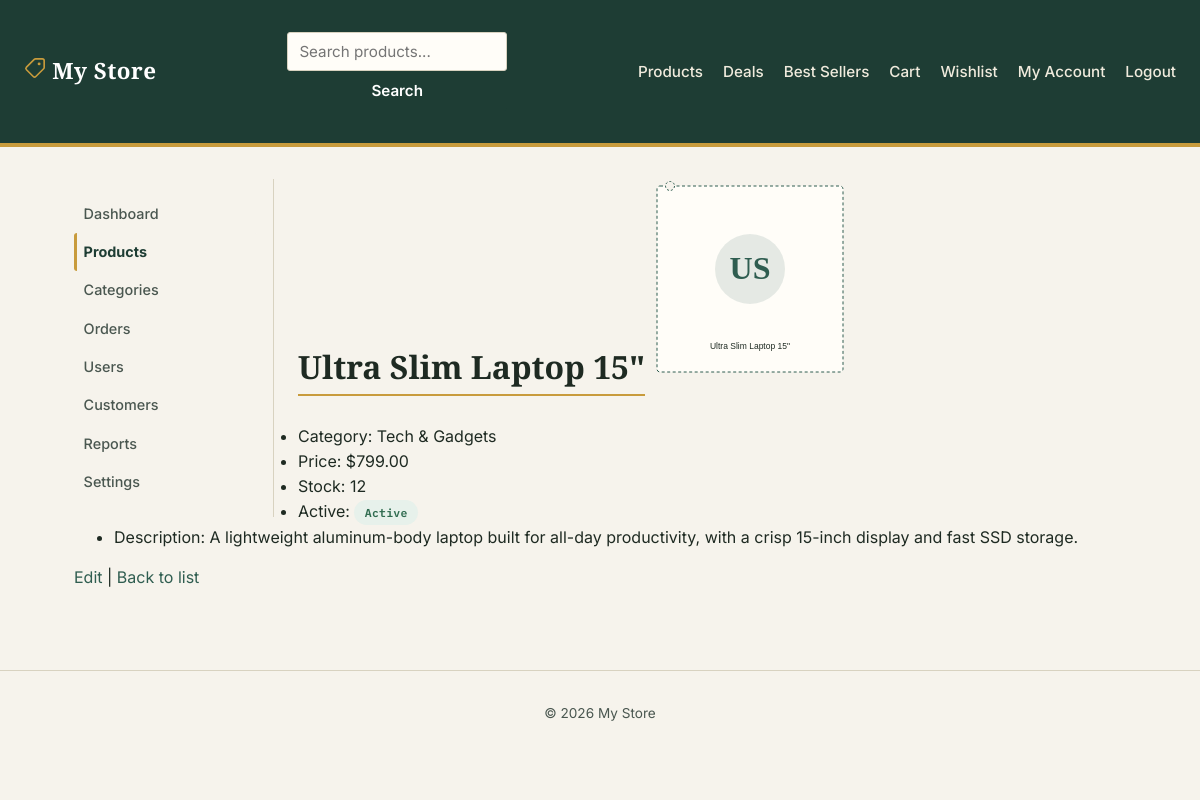
Page /admin/products/view.php?id=1 (signed in) on the committed database.
### tables this page shows
CREATE TABLE settings (
    `key`   VARCHAR(100) PRIMARY KEY,
    `value` VARCHAR(255) NOT NULL
);

CREATE TABLE products (
    id           INT AUTO_INCREMENT PRIMARY KEY,
    category_id  INT             NOT NULL,
    name         VARCHAR(150)    NOT NULL,
    slug         VARCHAR(180)    NOT NULL UNIQUE,
    description  TEXT            NULL,
    price        DECIMAL(10,2)   NOT NULL,
    compare_at_price DECIMAL(10,2) NULL,
    stock        INT             NOT NULL DEFAULT 0,
    image        VARCHAR(255)    NULL,
    is_active    TINYINT(1)      NOT NULL DEFAULT 1,
    created_at   TIMESTAMP       NOT NULL DEFAULT CURRENT_TIMESTAMP,
    CONSTRAINT fk_products_category
        FOREIGN KEY (category_id) REFERENCES categories(id)
        ON DELETE RESTRICT
);

CREATE TABLE categories (
    id          INT AUTO_INCREMENT PRIMARY KEY,
    name        VARCHAR(100) NOT NULL,
    slug        VARCHAR(120) NOT NULL UNIQUE,
    image       VARCHAR(255) NULL,
    created_at  TIMESTAMP    NOT NULL DEFAULT CURRENT_TIMESTAMP
);

### includes/auth.php (called while the page is built, shortened)
<?php
function is_logged_in(): bool
{
    return !empty($_SESSION['user_id']);
}

### admin/products/view.php (the view, shortened to what this page needs)
<?php
require_once __DIR__ . '/../../includes/admin-auth.php';
$id = (int) ($_GET['id'] ?? 0);
$stmt = $pdo->prepare(
    'SELECT p.*, c.name AS category_name
     FROM products p JOIN categories c ON c.id = p.category_id
     WHERE p.id = ?'
);
$stmt->execute([$id]);
$product = $stmt->fetch();
include __DIR__ . '/../../includes/header.php';
include __DIR__ . '/../../includes/sidebar.php';
?>
<h1><?= sanitize($product['name']) ?></h1>
<?php if ($product['image']): ?>
    <img src="<?= UPLOAD_PRODUCTS_URL . sanitize($product['image']) ?>" alt="" width="200">
<?php endif; ?>
<ul>
    <li>Category: <?= sanitize($product['category_name']) ?></li>
    <li>Price: <?= format_price((float) $product['price']) ?></li>
    <li>Stock: <?= (int) $product['stock'] ?></li>
    <li>Active: <?= bool_badge((bool) $product['is_active']) ?></li>
    <li>Description: <?= sanitize($product['description'] ?? '') ?></li>
</ul>
<p>
    <a href="<?= BASE_URL ?>/admin/products/edit.php?id=<?= $product['id'] ?>">Edit</a> |
    <a href="<?= BASE_URL ?>/admin/products/index.php">Back to list</a>
</p>
<?php include __DIR__ . '/../../includes/footer.php'; ?>

### includes/navbar.php (shortened to what this page needs)
<nav class="navbar">
    <a class="navbar-brand" href="<?= BASE_URL ?>/index.php">
        <?= sanitize(get_setting('site_name', SITE_NAME)) ?>
    </a>
    <form action="<?= BASE_URL ?>/products/search.php" method="get" class="navbar-search">
        <input type="text" name="q" placeholder="Search products..." value="<?= sanitize($_GET['q'] ?? '') ?>">
        <button type="submit">Search</button>
    </form>
    <ul class="navbar-links">
        <li><a href="<?= BASE_URL ?>/products/index.php">Products</a></li>
        <li><a href="<?= BASE_URL ?>/products/deals.php">Deals</a></li>
        <li><a href="<?= BASE_URL ?>/products/best-sellers.php">Best Sellers</a></li>
        <li><a href="<?= BASE_URL ?>/cart/index.php">Cart</a></li>
        <?php if (is_logged_in()): ?>
            <li><a href="<?= BASE_URL ?>/account/wishlist.php">Wishlist</a></li>
            <li><a href="<?= BASE_URL ?>/account/index.php">My Account</a></li>
            <li><a href="<?= BASE_URL ?>/auth/logout.php">Logout</a></li>
        <?php else: ?>
            <li><a href="<?= BASE_URL ?>/auth/signin.php" class="btn-signin">Sign In</a></li>
        <?php endif; ?>
    </ul>
</nav>

### assets/css/style.css (style rules this page uses)
:root { --color-bg: #F6F3EC; --color-surface: #FFFDF8; --color-ink: #1E2A22; --color-ink-soft: #4A5750; --color-accent: #C89B3C; --color-accent-dk: #8F6C24; --color-forest: #2F5D50; --color-forest-dk: #1E3D34; --color-line: #D8D2C0; --color-danger: #B3261E; --color-danger-bg: #FBEAE9; --color-success: #2F6B4F; --color-success-bg:#E7F1EB; --font-display: 'Zilla Slab', Georgia, serif; --font-body: 'Inter', -apple-system, BlinkMacSystemFont, sans-serif; --font-mono: 'IBM Plex Mono', 'Courier New', monospace; --radius: 3px; --shadow-card: 0 1px 2px rgba(30, 42, 34, 0.06); }
* { box-sizing: border-box; }
body { margin: 0; font-family: var(--font-body); background: var(--color-bg); color: var(--color-ink); line-height: 1.55; }
h1, h2, h3 { font-family: var(--font-display); color: var(--color-ink); line-height: 1.2; margin: 0 0 .75rem; }
h1 { font-size: 2rem; border-bottom: 2px solid var(--color-accent); padding-bottom: .5rem; display: inline-block; }
p { margin: 0 0 1rem; }
a { color: var(--color-forest); text-decoration: none; }
.navbar { display: flex; align-items: center; justify-content: space-between; gap: 1rem; padding: 1rem 1.5rem; background: var(--color-forest-dk); border-bottom: 4px solid var(--color-accent); }
.navbar-brand { font-family: var(--font-display); font-size: 1.4rem; font-weight: 600; color: #fff !important; letter-spacing: .02em; }
.navbar-search { display: flex; gap: 0; }
.navbar-search input { border-radius: var(--radius) 0 0 var(--radius); border-right: none; width: 220px; }
.navbar-search button { border-radius: 0 var(--radius) var(--radius) 0; margin: 0; }
.navbar-links { display: flex; list-style: none; gap: 1.25rem; margin: 0; padding: 0; }
.navbar-links a { color: #F0EBDD; font-weight: 500; font-size: .95rem; }
form { display: flex; flex-direction: column; max-width: 380px; gap: .4rem; margin: 1rem 0; }
input, select, textarea, button { font-family: var(--font-body); font-size: .95rem; }
input[type=text], input[type=email], input[type=password], input[type=number], input[type=tel], select, textarea { padding: .55rem .7rem; border: 1px solid var(--color-line); border-radius: var(--radius); background: var(--color-surface); color: var(--color-ink); }
button, input[type=submit] { margin-top: 1rem; padding: .6rem 1.1rem; border: 1px solid var(--color-forest-dk); border-radius: var(--radius); background: var(--color-forest-dk); color: #fff; font-weight: 600; cursor: pointer; transition: background .15s ease; }

### rows in the picture
settings: key "My Store"
products: name "Ultra Slim Laptop 15\"", image (picture), category.name "Tech & Gadgets", price "$799.00", stock "12", description "A lightweight aluminum-body laptop built for all-day productivity, with a crisp 15-inch display and fast SSD storage."

### other values in the picture
$label "Dashboard"
$label "Products"
$label "Categories"
$label "Orders"
$label "Users"
$label "Customers"
$label "Reports"
$label "Settings"
$trueLabel "Active"
get_setting('site_name', SITE_NAME) "My Store"
